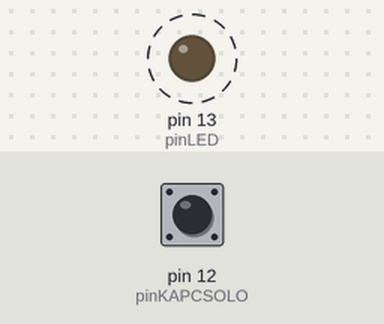
The sketch below on a simulated Arduino Uno, built with avr-gcc and run on an emulated ATmega328P. Shown: output pins drawn as LEDs (lit = HIGH). Dashed ring = blinking. The inputs (shaded band) are chosen by the test bench; at power-on: pin 12 (pinKAPCSOLO) HIGH.

Above: at 0.5 s.
Timing chart, 0 to 3.0 s (numbered marks = the images above):
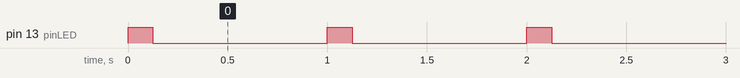

Measured:
- by itself, pin 13 (pinLED): alternates HIGH for 0.13 s and LOW for 0.88 s

The sketch:

villogo.ino
```cpp
const int pinLED = 13;              // melyik labon van a LED
const int pinKAPCSOLO = 12;         // melyik labon van a kapcsolo

void setup() {
  pinMode(pinLED, OUTPUT);          // a LED portja irhato
  pinMode(pinKAPCSOLO, INPUT);      // a kapcsolo portja olvashato
}

void beki(int lab, int tart, int var) {
  digitalWrite(lab, HIGH);          // magas ki, LED vilagit
  delay(tart);                      // var tart ms-ot
  digitalWrite(lab, LOW);           // alacsony ki, LED elalszik
  delay(var);                       // var var ms-ot
}

void loop() {
  int stateKAPCSOLO = digitalRead(pinKAPCSOLO); // kapcsolo pillanatnyi allapota
  if (stateKAPCSOLO == LOW) {       // elengedett kapcsolo
    beki(pinLED, 500, 500);
  } else {                          // nyomva tartott kapcsolo
    beki(pinLED, 125, 875);
  }
}
```
